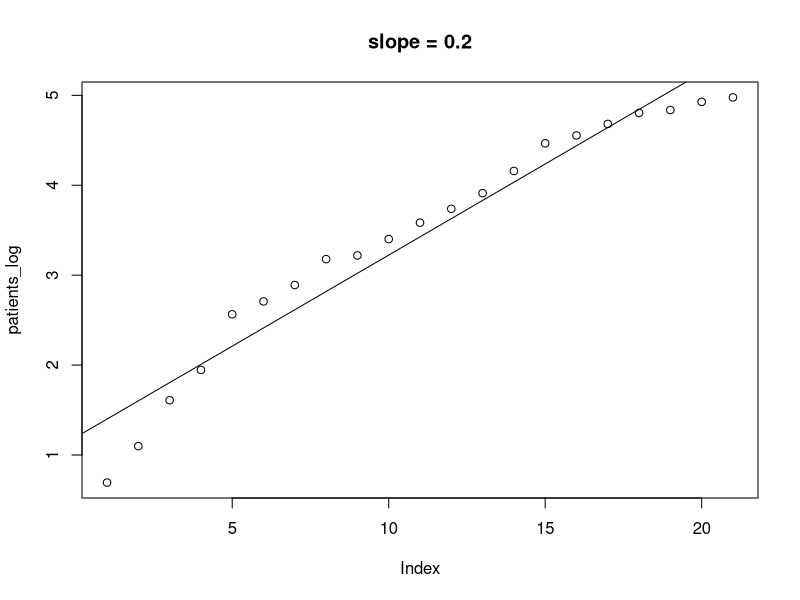
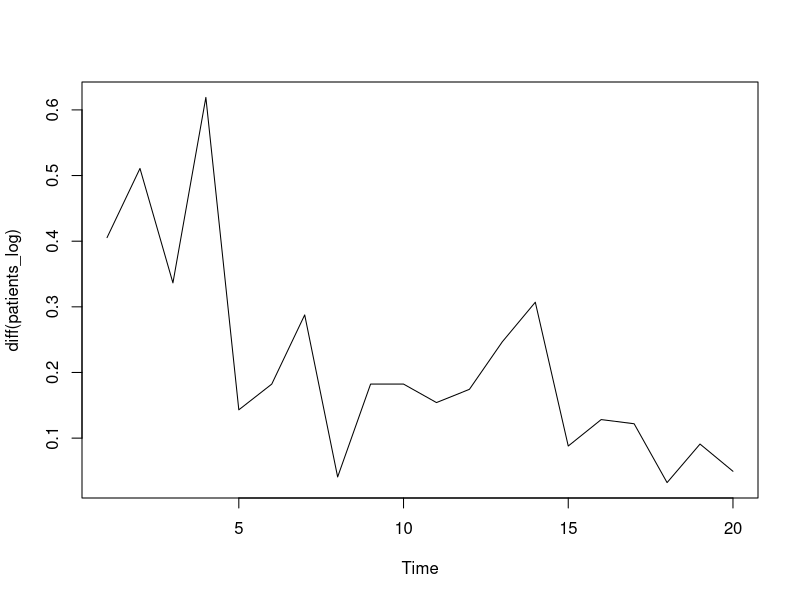

The R script that drew these images, in order:
start_index <- 1

d <- c(2,3,5,7,13,15,18,24,25,30,36,42,50,64,87,95,108,122,126,138,145)
d <- d[start_index:length(d)]
patients_log <- log(d)

x <- 1:length(patients_log)

df <- data.frame(cbind(patients_log, x))
names(df) <- c("y","x")
fit <- lm("y ~ x", df)

jpeg("./mers_patients_log.jpg")
plot(patients_log)
abline(fit)
title(paste0("slope = ", toString(round(fit$coefficients[2],2))))
dev.off()

jpeg("./mers_patients_log_diff.jpg")
ts.plot(diff(patients_log))
dev.off()
